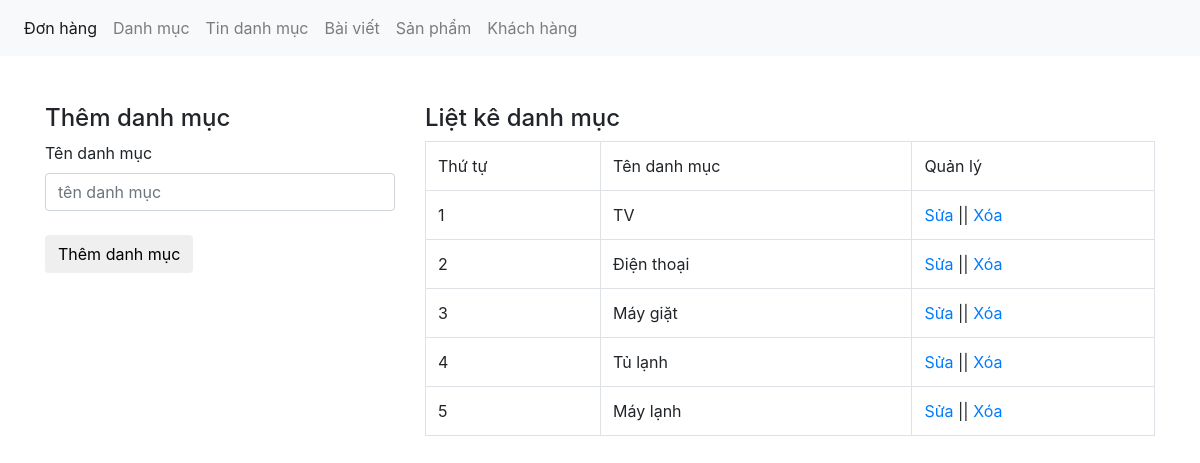
The page /webduan/admin/xulydanhmuc.php on the database its author committed.
### tables this page shows
CREATE TABLE `tbl_category` (
  `category_id` int(11) NOT NULL,
  `category_name` varchar(50) NOT NULL
);

### webduan/admin/xulydanhmuc.php (the view, shortened to what this page needs)
<?php
    include("../db/connect.php");
?>
<!DOCTYPE html>
<html lang=en>
    <head>
        <link href="../css/bootstrap.css" rel="stylesheet" type="text/css" media="all" />
    </head>
    <body>
    <nav class="navbar navbar-expand-lg navbar-light bg-light">
            <div class="collapse navbar-collapse" id="navbarNav">
                <ul class="navbar-nav">
                <li class="nav-item active">
                    <a class="nav-link" href="xulydonhang.php">Đơn hàng <span class="sr-only">(current)</span></a>
                </li>
                <li class="nav-item">
                    <a class="nav-link" href="xulydanhmuc.php">Danh mục</a>
                </li>
                <li class="nav-item">
                    <a class="nav-link" href="xulydanhmuctin.php">Tin danh mục</a>
                </li>
                <li class="nav-item">
                    <a class="nav-link" href="xulybaiviet.php">Bài viết</a>
                </li>
                <li class="nav-item">
                    <a class="nav-link" href="xulysanpham.php">Sản phẩm</a>
                </li>
                <li class="nav-item">
                    <a class="nav-link" href="xulykhachhang.php">Khách hàng</a>
                </li>
                </ul>
            </div>
        </nav>
        <br><br>
        <div class="container">
            <div class="row">
                <?php
                    if(isset($_GET['quanly']) == 'sua'){
                        $id_sua = $_GET['id'];
                        $sql_sua = mysqli_query($con,"SELECT * FROM tbl_category WHERE category_id = '$id_sua'");
                        $row_sua = mysqli_fetch_array($sql_sua);
                        ?>
                        <div class="col-md-4">
                            <h4>Sửa danh mục</h4>
                            <label>Tên danh mục</label>
                            <form action="" method="POST">
                                <input type="text" class="form-control" name="danhmuc" placeholder="tên danh mục"
                                value="<?php echo $row_sua['category_name'];?>" />
                                <br>
                                <input type="hidden" class="form-control" name="id_danhmuc" placeholder="tên danh mục"
                                value="<?php echo $row_sua['category_id'];?>" />
                                <input type="submit" name="suadanhmuc" value="Sửa danh mục" class="btn btn-default"/>
                            </form>
                        </div>
                        <?php
                    }else{
                        ?>
                        <div class="col-md-4">
                            <h4>Thêm danh mục</h4>
                            <label>Tên danh mục</label>
                            <form action="" method="POST">
                                <input type="text" class="form-control" name="danhmuc" placeholder="tên danh mục" /><br>
                                <input type="submit" name="themdanhmuc" value="Thêm danh mục" class="btn btn-default"/>
                            </form>
                        </div>
                <?php
                    }
                ?>
                <div class="col-md-8">
                    <h4>Liệt kê danh mục</h4>
                    <?php
                        $sql_select = mysqli_query($con,"SELECT * FROM tbl_category ORDER BY category_id DESC");
                    ?>
                    <table class="table table-bordered">
                        <tr>
                            <td>Thứ tự</td>
                            <td>Tên danh mục</td>
                            <td>Quản lý</td>
                        </tr>
                        <?php
                        $i = 0;
                            while($row_category = mysqli_fetch_array($sql_select)){
                                $i++
                        ?>
                            <tr>
                                <td><?php echo $i ;?></td>
                                <td><?php echo $row_category['category_name'] ;?></td>
                                <td><a href="?quanly=sua&id=<?php echo $row_category['category_id']?>">Sửa</a> || <a href="?xoa=<?php echo $row_category['category_id']?>">Xóa</a></td>
                            </tr>
                        <?php
                            }
                        ?>
                    </table>
                </div>
            </div>
        </div>
    </body>
</html>

### rows shown on the page
tbl_category: category_name "TV"
tbl_category: category_name "Điện thoại"
tbl_category: category_name "Máy giặt"
tbl_category: category_name "Tủ lạnh"
tbl_category: category_name "Máy lạnh"
